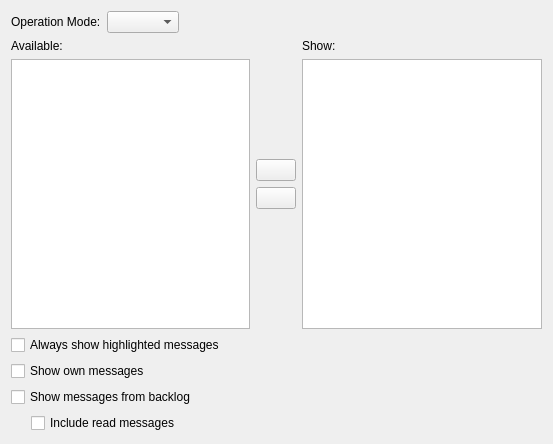
<?xml version="1.0" encoding="UTF-8"?>
<ui version="4.0">
 <class>ChatMonitorSettingsPage</class>
 <widget class="QWidget" name="ChatMonitorSettingsPage">
  <property name="geometry">
   <rect>
    <x>0</x>
    <y>0</y>
    <width>553</width>
    <height>444</height>
   </rect>
  </property>
  <property name="windowTitle">
   <string>Form</string>
  </property>
  <layout class="QVBoxLayout" name="verticalLayout_4">
   <item>
    <layout class="QHBoxLayout" name="horizontalLayout_2">
     <item>
      <widget class="QLabel" name="label">
       <property name="text">
        <string>Operation Mode:</string>
       </property>
      </widget>
     </item>
     <item>
      <widget class="QComboBox" name="operationMode">
       <property name="toolTip">
        <string>&lt;!DOCTYPE HTML PUBLIC &quot;-//W3C//DTD HTML 4.0//EN&quot; &quot;http://www.w3.org/TR/REC-html40/strict.dtd&quot;&gt;
&lt;html&gt;&lt;head&gt;&lt;meta name=&quot;qrichtext&quot; content=&quot;1&quot; /&gt;&lt;style type=&quot;text/css&quot;&gt;
p, li { white-space: pre-wrap; }
&lt;/style&gt;&lt;/head&gt;&lt;body style=&quot; font-family:'DejaVu Sans'; font-size:9pt; font-weight:400; font-style:normal;&quot;&gt;
&lt;p style=&quot; margin-top:0px; margin-bottom:0px; margin-left:0px; margin-right:0px; -qt-block-indent:0; text-indent:0px;&quot;&gt;&lt;span style=&quot; font-weight:600;&quot;&gt;Operation modes:&lt;/span&gt;&lt;/p&gt;
&lt;p style=&quot; margin-top:0px; margin-bottom:0px; margin-left:0px; margin-right:0px; -qt-block-indent:0; text-indent:0px; font-weight:600;&quot;&gt;&lt;span style=&quot; font-weight:400; text-decoration: underline;&quot;&gt;Opt-In:&lt;/span&gt; &lt;span style=&quot; font-weight:400;&quot;&gt;Only buffers on the right side are shown in chatmonitor&lt;/span&gt;&lt;/p&gt;
&lt;p style=&quot; margin-top:0px; margin-bottom:0px; margin-left:0px; margin-right:0px; -qt-block-indent:0; text-indent:0px;&quot;&gt;&lt;span style=&quot; text-decoration: underline;&quot;&gt;Opt-Out:&lt;/span&gt; Buffers on the right side will be ignored in chatmonitor&lt;/p&gt;&lt;/body&gt;&lt;/html&gt;</string>
       </property>
      </widget>
     </item>
     <item>
      <spacer name="horizontalSpacer">
       <property name="orientation">
        <enum>Qt::Horizontal</enum>
       </property>
       <property name="sizeHint" stdset="0">
        <size>
         <width>40</width>
         <height>20</height>
        </size>
       </property>
      </spacer>
     </item>
    </layout>
   </item>
   <item>
    <layout class="QHBoxLayout" name="horizontalLayout">
     <item>
      <layout class="QVBoxLayout" name="verticalLayout_3">
       <item>
        <widget class="QLabel" name="labelAvailableBuffers">
         <property name="text">
          <string>Available:</string>
         </property>
        </widget>
       </item>
       <item>
        <widget class="BufferView" name="availableBuffers"/>
       </item>
      </layout>
     </item>
     <item>
      <layout class="QVBoxLayout" name="verticalLayout">
       <item>
        <spacer name="verticalSpacer">
         <property name="orientation">
          <enum>Qt::Vertical</enum>
         </property>
         <property name="sizeHint" stdset="0">
          <size>
           <width>20</width>
           <height>40</height>
          </size>
         </property>
        </spacer>
       </item>
       <item>
        <widget class="QPushButton" name="deactivateBuffer">
         <property name="toolTip">
          <string>Move selected buffers to the left</string>
         </property>
         <property name="text">
          <string/>
         </property>
         <property name="icon">
          <iconset>
           <normaloff>:/16x16/actions/oxygen/16x16/actions/go-previous.png</normaloff>:/16x16/actions/oxygen/16x16/actions/go-previous.png</iconset>
         </property>
        </widget>
       </item>
       <item>
        <widget class="QPushButton" name="activateBuffer">
         <property name="toolTip">
          <string>Move selected buffers to the right</string>
         </property>
         <property name="text">
          <string/>
         </property>
         <property name="icon">
          <iconset>
           <normaloff>:/16x16/actions/oxygen/16x16/actions/go-next.png</normaloff>:/16x16/actions/oxygen/16x16/actions/go-next.png</iconset>
         </property>
        </widget>
       </item>
       <item>
        <spacer name="verticalSpacer_2">
         <property name="orientation">
          <enum>Qt::Vertical</enum>
         </property>
         <property name="sizeHint" stdset="0">
          <size>
           <width>20</width>
           <height>40</height>
          </size>
         </property>
        </spacer>
       </item>
      </layout>
     </item>
     <item>
      <layout class="QVBoxLayout" name="verticalLayout_2">
       <item>
        <widget class="QLabel" name="labelActiveBuffers">
         <property name="text">
          <string>Show:</string>
         </property>
        </widget>
       </item>
       <item>
        <widget class="BufferView" name="activeBuffers"/>
       </item>
      </layout>
     </item>
    </layout>
   </item>
   <item>
    <widget class="QCheckBox" name="showHighlights">
     <property name="toolTip">
      <string>Show highlights in chatmonitor even if the originating buffer is ignored</string>
     </property>
     <property name="text">
      <string>Always show highlighted messages</string>
     </property>
    </widget>
   </item>
   <item>
    <widget class="QCheckBox" name="showOwnMessages">
     <property name="text">
      <string>Show own messages</string>
     </property>
    </widget>
   </item>
   <item>
    <widget class="QCheckBox" name="showBacklog">
     <property name="toolTip">
      <string>Display messages from backlog on reconnect</string>
     </property>
     <property name="text">
      <string>Show messages from backlog</string>
     </property>
    </widget>
   </item>
   <item>
    <layout class="QHBoxLayout" name="horizontalLayout_3">
     <item>
      <spacer name="horizontalSpacer_2">
       <property name="orientation">
        <enum>Qt::Horizontal</enum>
       </property>
       <property name="sizeType">
        <enum>QSizePolicy::Fixed</enum>
       </property>
       <property name="sizeHint" stdset="0">
        <size>
         <width>20</width>
         <height>16</height>
        </size>
       </property>
      </spacer>
     </item>
     <item>
      <widget class="QCheckBox" name="includeRead">
       <property name="toolTip">
        <string>Include read messages from backlog on reconnect</string>
       </property>
       <property name="text">
        <string>Include read messages</string>
       </property>
      </widget>
     </item>
    </layout>
   </item>
  </layout>
 </widget>
 <customwidgets>
  <customwidget>
   <class>BufferView</class>
   <extends>QTreeView</extends>
   <header>bufferview.h</header>
  </customwidget>
 </customwidgets>
 <tabstops>
  <tabstop>operationMode</tabstop>
  <tabstop>availableBuffers</tabstop>
  <tabstop>deactivateBuffer</tabstop>
  <tabstop>activateBuffer</tabstop>
  <tabstop>activeBuffers</tabstop>
  <tabstop>showHighlights</tabstop>
  <tabstop>showOwnMessages</tabstop>
  <tabstop>showBacklog</tabstop>
  <tabstop>includeRead</tabstop>
 </tabstops>
 <resources/>
 <connections>
  <connection>
   <sender>showBacklog</sender>
   <signal>toggled(bool)</signal>
   <receiver>includeRead</receiver>
   <slot>setEnabled(bool)</slot>
  </connection>
 </connections>
</ui>
